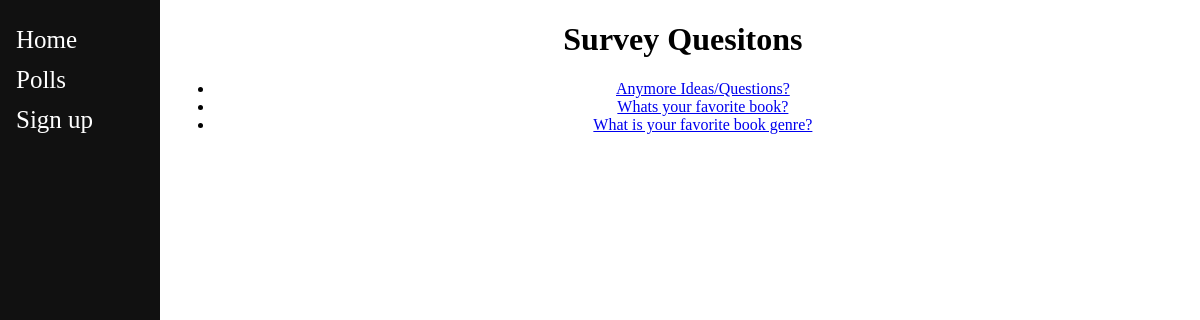
Before: /polls/ with the older database file.
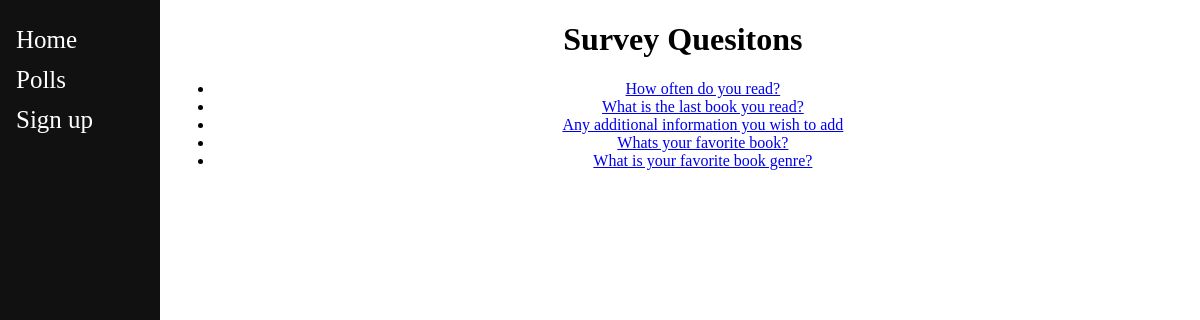
After: the same page with the newer database file.
### polls/models.py (models this page shows, shortened)
class Question(models.Model):
    question_text = models.CharField(max_length=200)
    pub_date = models.DateTimeField('date published')

### polls/views.py (the view)
# urls.py: path('', views.IndexView.as_view(), name='index'),
class IndexView(generic.ListView):
    template_name = 'polls/index.html'
    context_object_name = 'latest_question_list'
    def get_queryset(self):
        return Question.objects.order_by('-pub_date')[:5]

### polls/templates/polls/index.html (shortened to what this page needs)
{% extends "base_layout.html" %}
{% load static %}
{% block content %}
	{% if latest_question_list %}
	<div class="sidenav">
			<a href="{% url 'index' %}">Home</a>
			<a href="/polls">Polls</a>
			<a href="/register"> Sign up</a>
		</div>
		<h1 style="text-align:center" >Survey Quesitons</h1>
	    	<ul>
	    	{% for question in latest_question_list %}
	    	    <li style="text-align:center"><a href="{% url 'polls:detail' question.id %}">{{question.question_text }}</a></li>
	    	{% endfor %}
	    	</ul>
		{% else %}
	    	<p>No polls are available.</p>
		{% endif %}
{% endblock %}

Changed rows visible on the page:
added Question: question_text "How often do you read?"
added Question: question_text "What is the last book you read?"
changed Question: question_text "Anymore Ideas/Questions?" → "Any additional information you wish to add"
